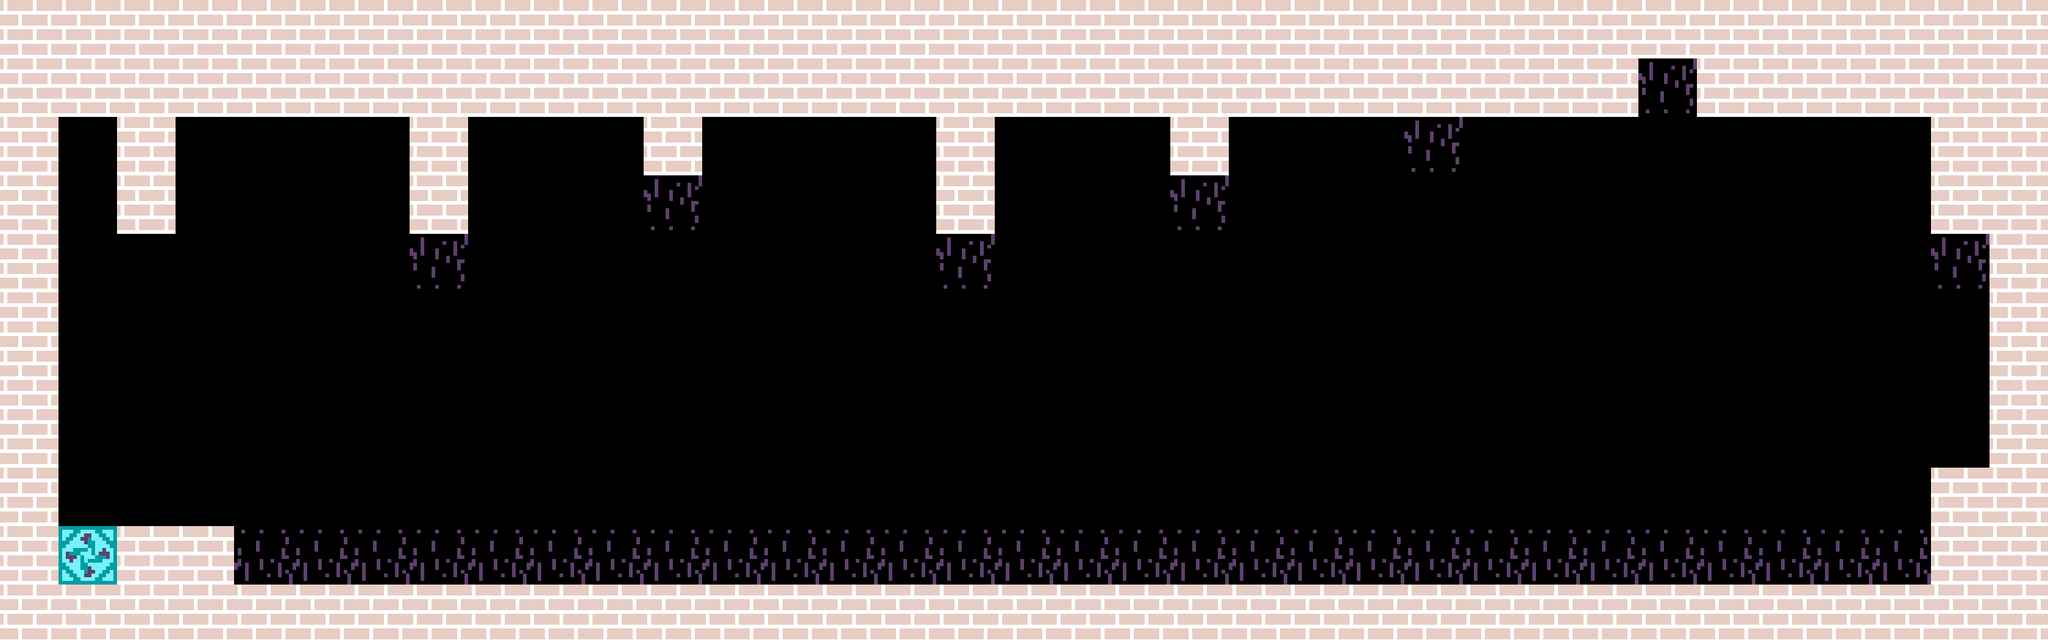

A level layout from a 2D game, rendered from its tile map. Below: a short description, then the map file with its tile-grid data intact:
An orthogonal 35x11 tile map with 96x96 px tiles, 3 tile layers (Terrain, Decoration, Enemies) and 28 objects.

<map version="1.10" tiledversion="1.11.2" orientation="orthogonal" renderorder="right-down" width="35" height="11" tilewidth="96" tileheight="96" infinite="0" nextlayerid="6" nextobjectid="34">
 <tileset firstgid="1" source="../Tilesets/platformerTiles.tsx" />
 <layer id="1" name="Terrain" width="35" height="11">
  <data encoding="csv">
0,0,0,0,0,0,0,0,0,0,0,0,0,0,0,0,0,0,0,0,0,0,0,0,0,0,0,0,0,0,0,0,0,0,0,
0,0,0,1,1,1,1,0,1,1,1,0,1,1,1,1,0,1,1,1,0,1,1,1,0,1,1,1,0,1,1,1,1,0,0,
1,0,1,0,0,0,0,1,0,0,0,1,0,0,0,0,1,0,0,0,1,0,0,0,0,0,0,0,0,0,0,0,0,1,0,
1,0,1,0,0,0,0,1,0,0,0,0,0,0,0,0,1,0,0,0,0,0,0,0,0,0,0,0,0,0,0,0,0,1,0,
1,0,0,0,0,0,0,0,0,0,0,0,0,0,0,0,0,0,0,0,0,0,0,0,0,0,0,0,0,0,0,0,0,0,0,
1,0,0,0,0,0,0,0,0,0,0,0,0,0,0,0,0,0,0,0,0,0,0,0,0,0,0,0,0,0,0,0,0,0,1,
1,0,0,0,0,0,0,0,0,0,0,0,0,0,0,0,0,0,0,0,0,0,0,0,0,0,0,0,0,0,0,0,0,0,1,
1,0,0,0,0,0,0,0,0,0,0,0,0,0,0,0,0,0,0,0,0,0,0,0,0,0,0,0,0,0,0,0,0,0,1,
1,0,0,0,0,0,0,0,0,0,0,0,0,0,0,0,0,0,0,0,0,0,0,0,0,0,0,0,0,0,0,0,0,1,0,
0,2,1,1,0,0,0,0,0,0,0,0,0,0,0,0,0,0,0,0,0,0,0,0,0,0,0,0,0,0,0,0,0,0,0,
0,0,0,0,0,0,0,0,0,0,0,0,0,0,0,0,0,0,0,0,0,0,0,0,0,0,0,0,0,0,0,0,0,0,0
</data>
 </layer>
 <objectgroup id="2" name="Interactable">
  <object id="4" template="../ObjectTemplates/SwitchBlockOn.tx" x="192" y="672" />
  <object id="5" template="../ObjectTemplates/SwitchBlockOn.tx" x="192" y="576" />
  <object id="6" template="../ObjectTemplates/SwitchBlockOn.tx" x="192" y="480" />
  <object id="7" template="../ObjectTemplates/SwitchBlockOn.tx" x="672" y="864" />
  <object id="8" template="../ObjectTemplates/SwitchBlockOn.tx" x="1056" y="768" />
  <object id="9" template="../ObjectTemplates/SwitchBlockOn.tx" x="1536" y="864" />
  <object id="10" template="../ObjectTemplates/SwitchBlockOn.tx" x="1920" y="768" />
  <object id="11" template="../ObjectTemplates/SwitchBlockOn.tx" x="2304" y="672" />
  <object id="12" template="../ObjectTemplates/SwitchBlockOn.tx" x="2688" y="576" />
  <object id="13" template="../ObjectTemplates/SwitchBlockOff.tx" x="192" y="768" />
  <object id="15" template="../ObjectTemplates/SwitchBlockOff.tx" x="480" y="864" />
  <object id="16" template="../ObjectTemplates/SwitchBlockOff.tx" x="672" y="768" />
  <object id="17" template="../ObjectTemplates/SwitchBlockOff.tx" x="864" y="768" />
  <object id="18" template="../ObjectTemplates/SwitchBlockOff.tx" x="1056" y="672" />
  <object id="19" template="../ObjectTemplates/SwitchBlockOff.tx" x="1248" y="768" />
  <object id="20" template="../ObjectTemplates/SwitchBlockOff.tx" x="1536" y="768" />
  <object id="21" template="../ObjectTemplates/SwitchBlockOff.tx" x="1728" y="768" />
  <object id="22" template="../ObjectTemplates/SwitchBlockOff.tx" x="1920" y="672" />
  <object id="23" template="../ObjectTemplates/SwitchBlockOff.tx" x="2112" y="672" />
  <object id="24" template="../ObjectTemplates/SwitchBlockOff.tx" x="2304" y="576" />
  <object id="25" template="../ObjectTemplates/SwitchBlockOff.tx" x="2688" y="480" />
  <object id="26" template="../ObjectTemplates/SwitchBlockOff.tx" x="2880" y="672" />
  <object id="27" template="../ObjectTemplates/SwitchBlockOff.tx" x="2784" y="576" />
  <object id="28" template="../ObjectTemplates/SwitchBlockOff.tx" x="2976" y="768" />
  <object id="14" template="../ObjectTemplates/SwitchBlockOff.tx" x="96" y="672" />
  <object id="32" template="../ObjectTemplates/StartBall.tx" x="96" y="768" />
  <object id="33" template="../ObjectTemplates/EndBall.tx" x="96" y="384" />
 </objectgroup>
 <objectgroup id="3" name="Collectable">
  <object id="30" template="../ObjectTemplates/Switch.tx" x="3168" y="768" />
 </objectgroup>
 <layer id="5" name="Decoration" width="35" height="11">
  <data encoding="csv">
1,1,1,1,1,1,1,1,1,1,1,1,1,1,1,1,1,1,1,1,1,1,1,1,1,1,1,1,1,1,1,1,1,1,1,
1,1,1,0,0,0,0,1,0,0,0,1,0,0,0,0,1,0,0,0,1,0,0,0,1,0,0,0,0,0,0,0,0,1,1,
0,0,0,0,0,0,0,0,0,0,0,0,0,0,0,0,0,0,0,0,0,0,0,0,0,0,0,0,0,0,0,0,0,0,1,
0,0,0,0,0,0,0,0,0,0,0,0,0,0,0,0,0,0,0,0,0,0,0,0,0,0,0,0,0,0,0,0,0,0,1,
0,0,0,0,0,0,0,0,0,0,0,0,0,0,0,0,0,0,0,0,0,0,0,0,0,0,0,0,0,0,0,0,0,0,1,
0,0,0,0,0,0,0,0,0,0,0,0,0,0,0,0,0,0,0,0,0,0,0,0,0,0,0,0,0,0,0,0,0,0,0,
0,0,0,0,0,0,0,0,0,0,0,0,0,0,0,0,0,0,0,0,0,0,0,0,0,0,0,0,0,0,0,0,0,0,0,
0,0,0,0,0,0,0,0,0,0,0,0,0,0,0,0,0,0,0,0,0,0,0,0,0,0,0,0,0,0,0,0,0,0,0,
0,0,0,0,0,0,0,0,0,0,0,0,0,0,0,0,0,0,0,0,0,0,0,0,0,0,0,0,0,0,0,0,0,0,1,
1,0,0,0,0,0,0,0,0,0,0,0,0,0,0,0,0,0,0,0,0,0,0,0,0,0,0,0,0,0,0,0,0,1,1,
1,1,1,1,1,1,1,1,1,1,1,1,1,1,1,1,1,1,1,1,1,1,1,1,1,1,1,1,1,1,1,1,1,1,1
</data>
 </layer>
 <layer id="4" name="Enemies" width="35" height="11">
  <data encoding="csv">
0,0,0,0,0,0,0,0,0,0,0,0,0,0,0,0,0,0,0,0,0,0,0,0,0,0,0,0,0,0,0,0,0,0,0,
0,0,0,0,0,0,0,0,0,0,0,0,0,0,0,0,0,0,0,0,0,0,0,0,0,0,0,0,17,0,0,0,0,0,0,
0,0,0,0,0,0,0,0,0,0,0,0,0,0,0,0,0,0,0,0,0,0,0,0,17,0,0,0,0,0,0,0,0,0,0,
0,0,0,0,0,0,0,0,0,0,0,17,0,0,0,0,0,0,0,0,17,0,0,0,0,0,0,0,0,0,0,0,0,0,0,
0,0,0,0,0,0,0,17,0,0,0,0,0,0,0,0,17,0,0,0,0,0,0,0,0,0,0,0,0,0,0,0,0,17,0,
0,0,0,0,0,0,0,0,0,0,0,0,0,0,0,0,0,0,0,0,0,0,0,0,0,0,0,0,0,0,0,0,0,0,0,
0,0,0,0,0,0,0,0,0,0,0,0,0,0,0,0,0,0,0,0,0,0,0,0,0,0,0,0,0,0,0,0,0,0,0,
0,0,0,0,0,0,0,0,0,0,0,0,0,0,0,0,0,0,0,0,0,0,0,0,0,0,0,0,0,0,0,0,0,0,0,
0,0,0,0,0,0,0,0,0,0,0,0,0,0,0,0,0,0,0,0,0,0,0,0,0,0,0,0,0,0,0,0,0,0,0,
0,0,0,0,37,37,37,37,37,37,37,37,37,37,37,37,37,37,37,37,37,37,37,37,37,37,37,37,37,37,37,37,37,0,0,
0,0,0,0,0,0,0,0,0,0,0,0,0,0,0,0,0,0,0,0,0,0,0,0,0,0,0,0,0,0,0,0,0,0,0
</data>
 </layer>
</map>
